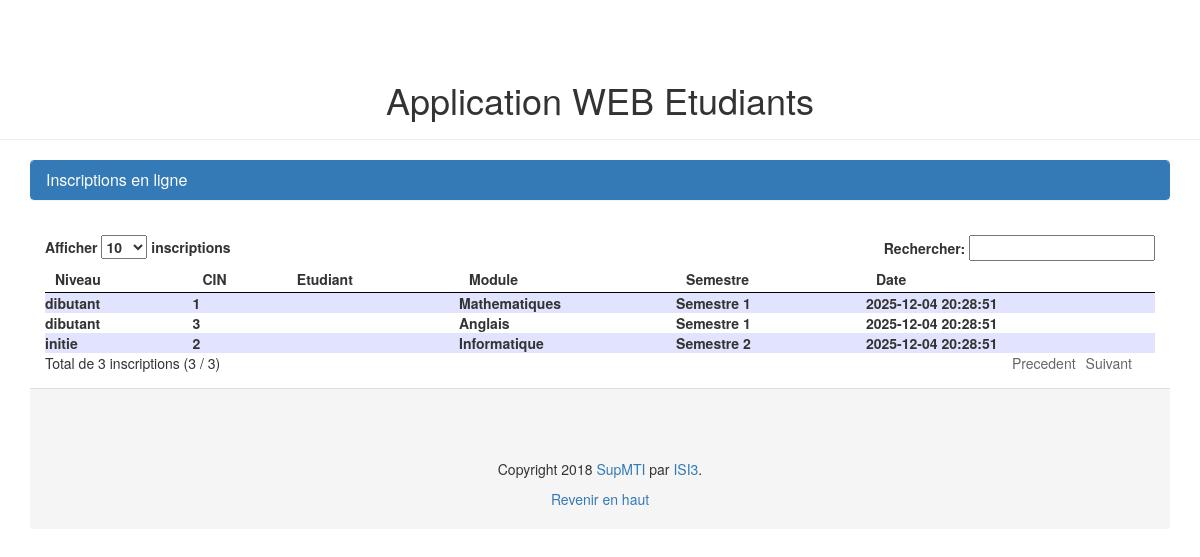
/ (signed in), run on the app's committed database.
### tables this page shows
CREATE TABLE inscription (
    num INT AUTO_INCREMENT PRIMARY KEY,
    niveau TINYINT(1) NOT NULL,  
    id_etu INT NOT NULL,
    id_sem INT NOT NULL,
    id_mod INT NOT NULL,
    date DATETIME NOT NULL DEFAULT CURRENT_TIMESTAMP,
    FOREIGN KEY (id_etu) REFERENCES etudiant(id_etu) ON DELETE CASCADE,
    FOREIGN KEY (id_sem) REFERENCES semestre(id_sem) ON DELETE CASCADE,
    FOREIGN KEY (id_mod) REFERENCES module(id_mod) ON DELETE CASCADE
);

CREATE TABLE etudiant (
    id_etu INT AUTO_INCREMENT PRIMARY KEY,
    nom VARCHAR(100) NOT NULL,
    prenom VARCHAR(100) NOT NULL,
    cin VARCHAR(20) NOT NULL UNIQUE
);

CREATE TABLE module (
    id_mod INT AUTO_INCREMENT PRIMARY KEY,
    lib_mod VARCHAR(100) NOT NULL
);

CREATE TABLE semestre (
    id_sem INT AUTO_INCREMENT PRIMARY KEY,
    lib_sem VARCHAR(50) NOT NULL
);

### index.php (the view, shortened to what this page needs)
<?php
include('header/Header.php');
	$pdo=connect_bd();
?>
	<div class="container">
		<div class="panel panel-primary">
			<div class="panel-heading"><h3 class="panel-title">Inscriptions en ligne</h3></div>
		</div>
		<div class="panel-body">
		    <table id="example">
			  <thead>
				<tr><th>Niveau</th><th>CIN</th><th>Etudiant </th><th>Module</th><th>Semestre</th><th>Date</th></tr>
			  </thead>
			  <?php
					$requete='SELECT * from inscription insc join etudiant et on insc.id_etu =et.id_etu join semestre s on insc.id_sem=s.id_sem join module m on insc.id_mod=m.id_mod';
			$result=$pdo->prepare($requete);
			$result->execute();
			$data=$result->fetchAll();
			for($i=0;$i<count($data);$i++) {
				if($data[$i]['niveau']==0)
				{$Niveau='dibutant';}
				else $Niveau='initie';
				$CIN=$data[$i]['id_etu'];
				$etudiant=$data[$i]['nom complet'];
				$module=$data[$i]['lib_mod'];
				$semestre=$data[$i]['lib_sem'];
				$date=$data[$i]['date'];
				echo "<tr><th>".$Niveau."</th><th>".$CIN."</th><th>".$etudiant."</th><th>".$module."</th><th>".$semestre."</th><th>".$date."</th></tr>";
			}
			  ?>
			</table>
		</div>
		<div class="panel-footer">
				<?php
				require('footer/Footer.php');
				?>
		</div>
	</div>
 </body>
</html>

### header/Header.php (shortened to what this page needs)
<!DOCTYPE html>
<html lang="fr">
  <head>
    <link href="assets/css/cdn bootstrap.css" rel="stylesheet">
    <link href="assets/jquery/jquery.dataTables.css" rel="stylesheet">
  </head>
	<body>
	<div class="page-header"style="padding-top:20px;text-align:center;">
		<h1>Application WEB Etudiants</h1>
	</div>

### footer/Footer.php
<footer  style="padding-top: 60px;text-align:center;" class="footer navbar-bottom">
 					 <p>Copyright 2018 <a href="">SupMTI</a> par <a href="">ISI3</a>.</p>
 					 <p><a href="#">Revenir en haut</a></p>
				</footer >

### data on the page
inscription: niveau "dibutant", id_etu.id_etu "1", id_mod.lib_mod "Mathematiques", id_sem.lib_sem "Semestre 1", date "2025-12-04 20:28:51"
inscription: niveau "initie", id_etu.id_etu "2", id_mod.lib_mod "Informatique", id_sem.lib_sem "Semestre 2", date "2025-12-04 20:28:51"
inscription: niveau "dibutant", id_etu.id_etu "3", id_mod.lib_mod "Anglais", id_sem.lib_sem "Semestre 1", date "2025-12-04 20:28:51"
